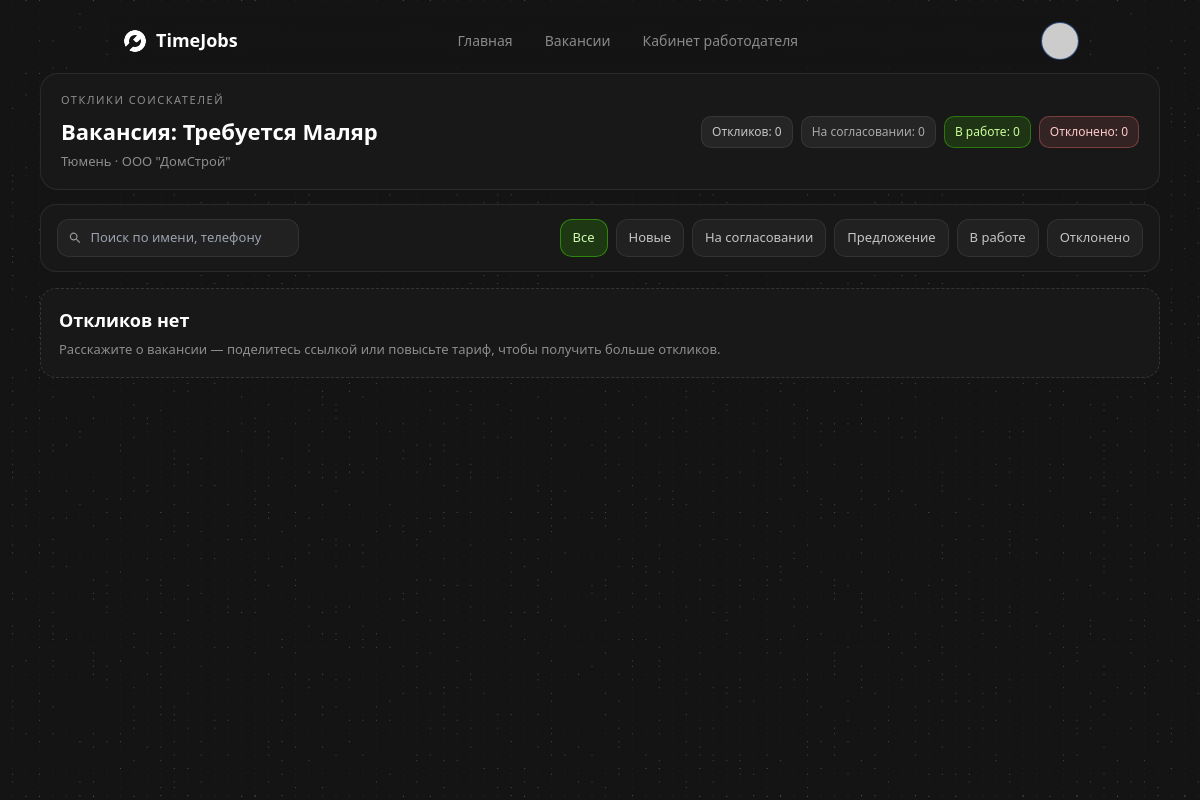
Page /job/4/applications (signed in) on the earlier database version.
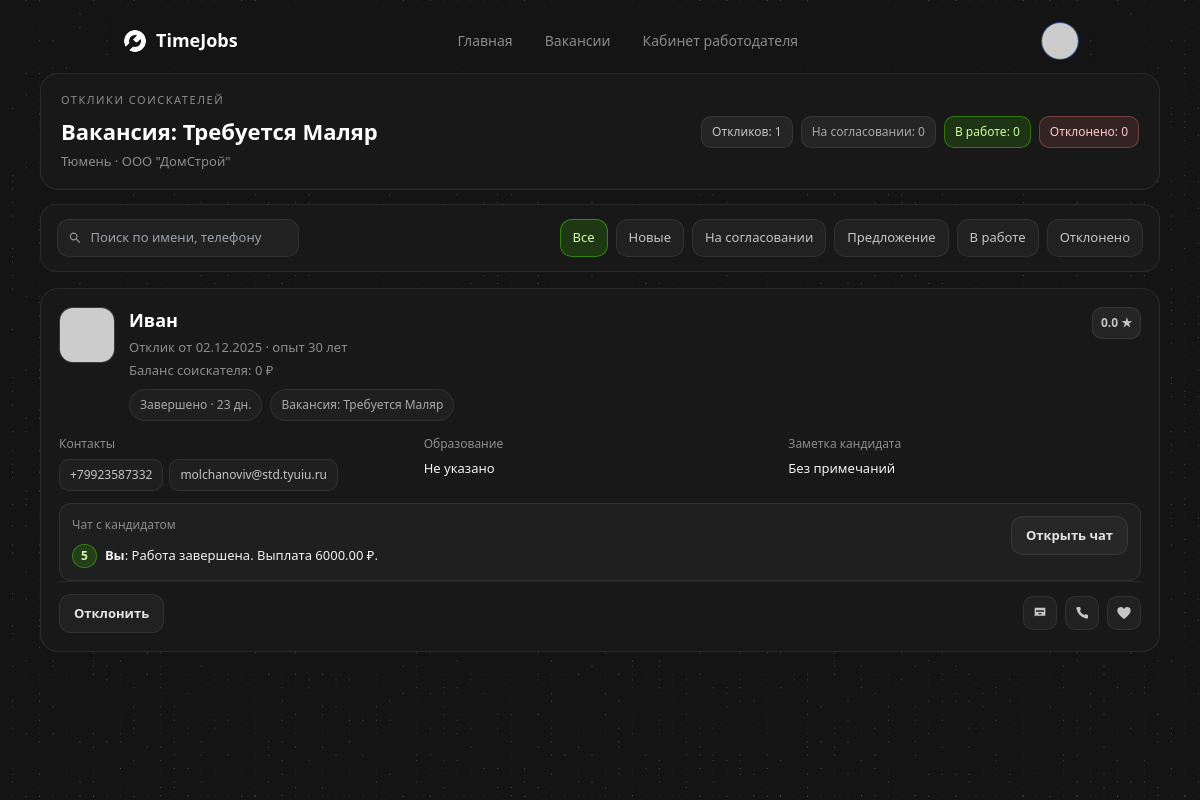
Same page on the later database version.
### app.py (models this page shows)
class Job(db.Model):
    id = db.Column(db.Integer, primary_key=True)
    employer_id = db.Column(db.Integer, db.ForeignKey('user.id'), nullable=False)
    title = db.Column(db.String(200), nullable=False)
    description = db.Column(db.Text)
    city = db.Column(db.String(120))
    specialization = db.Column(db.String(120))
    wage = db.Column(db.Float, default=0)
    pay_type = db.Column(db.String(20), default='shift')  # shift, hourly
    duration_days = db.Column(db.Integer, default=1)
    status = db.Column(db.String(20), default='pending')  # pending, approved, rejected
    created_at = db.Column(db.DateTime, default=datetime.datetime.utcnow)
    view_count = db.Column(db.Integer, default=0)
    experience_level = db.Column(db.String(50))
    employment_type = db.Column(db.String(50))
    tariff = db.Column(db.String(50))
    employer = db.relationship('User', backref='jobs')

class Application(db.Model):
    id = db.Column(db.Integer, primary_key=True)
    job_id = db.Column(db.Integer, db.ForeignKey('job.id'), nullable=False)
    worker_id = db.Column(db.Integer, db.ForeignKey('user.id'), nullable=False)
    note = db.Column(db.Text)
    status = db.Column(db.String(20), default='applied')  # applied, accepted, rejected
    created_at = db.Column(db.DateTime, default=datetime.datetime.utcnow)
    frozen_amount = db.Column(db.Float, default=0)
    work_units = db.Column(db.Integer, default=0)
    job = db.relationship('Job', backref='applications')
    worker = db.relationship('User')
    messages = db.relationship(
        'ChatMessage',
        backref='application',
        lazy=True,
        cascade='all, delete-orphan'
    )
    __table_args__ = (
        UniqueConstraint('job_id', 'worker_id', name='uq_job_worker'),
    )

class User(db.Model, UserMixin):
    id = db.Column(db.Integer, primary_key=True)
    name = db.Column(db.String(120), nullable=False)
    first_name = db.Column(db.String(120))
    last_name = db.Column(db.String(120))
    middle_name = db.Column(db.String(120))
    gender = db.Column(db.String(20))
    city = db.Column(db.String(120))
    birth_date = db.Column(db.Date)
    email = db.Column(db.String(120), unique=True, nullable=False)
    password_hash = db.Column(db.String(255), nullable=False)
    role = db.Column(db.String(20), default='worker')  # worker, employer, moderator
    phone = db.Column(db.String(50))
    education = db.Column(db.String(255))
    exp_years = db.Column(db.Integer, default=0)
    avatar_url = db.Column(db.String(255))
    deposit = db.Column(db.Float, default=0)
    rating = db.Column(db.Float, default=0)
    educations = db.relationship('WorkerEducation', backref='user', lazy=True, cascade='all, delete-orphan')
    experiences = db.relationship('WorkerExperience', backref='user', lazy=True, cascade='all, delete-orphan')
    skills = db.relationship('WorkerSkill', backref='user', lazy=True, cascade='all, delete-orphan')

class ChatMessage(db.Model):
    __tablename__ = 'chat_message'
    id = db.Column(db.Integer, primary_key=True)
    application_id = db.Column(db.Integer, db.ForeignKey('application.id'), nullable=False)
    sender_id = db.Column(db.Integer, db.ForeignKey('user.id'), nullable=False)
    text = db.Column(db.Text, nullable=False)
    created_at = db.Column(db.DateTime, default=datetime.datetime.utcnow)
    is_system = db.Column(db.Boolean, default=False)
    sender = db.relationship('User')

### app.py (the view, shortened to what this page needs)
@app.route('/job/<int:job_id>/applications')
@login_required
def view_job_applications(job_id):
    if not current_user.is_authenticated or current_user.role != 'employer':
        flash('Only employers can view responses.', 'error')
        return redirect(url_for('index'))
    job = Job.query.filter_by(id=job_id, employer_id=current_user.id).first()
    if not job:
        flash('Vacancy not found or does not belong to you.', 'error')
        return redirect(url_for('manage'))
    search = request.args.get('search', '').strip()
    status_filter = request.args.get('status', 'all')
    base_query = Application.query.filter_by(job_id=job.id)
    apps_for_stats = base_query.order_by(Application.created_at.desc()).all()
    apps_query = Application.query.filter_by(job_id=job.id)
    allowed_filters = ('applied', 'awaiting_approval', 'work_offer', 'in_work', 'completed', 'rejected')
    if status_filter in allowed_filters:
        apps_query = apps_query.filter(Application.status == status_filter)
    else:
        status_filter = 'all'
    apps = apps_query.order_by(Application.created_at.desc()).all()
    now = datetime.datetime.utcnow()
    for app_obj in apps:
        created_at = app_obj.created_at or now
        app_obj.waiting_days = max((now - created_at).days, 0)
    status_metrics = dict(
        total=len(apps_for_stats),
        applied=len([a for a in apps_for_stats if a.status == 'applied']),
        approval=len([a for a in apps_for_stats if a.status == 'awaiting_approval']),
        offers=len([a for a in apps_for_stats if a.status == 'work_offer']),
        in_work=len([a for a in apps_for_stats if a.status == 'in_work']),
        completed=len([a for a in apps_for_stats if a.status == 'completed']),
        rejected=len([a for a in apps_for_stats if a.status == 'rejected']),
    )
    chat_meta = {}
    app_ids = [a.id for a in apps]
    if app_ids:
        msgs = ChatMessage.query.filter(ChatMessage.application_id.in_(app_ids)) \
            .order_by(ChatMessage.created_at.desc()).all()
        for msg in msgs:
            meta = chat_meta.setdefault(msg.application_id, {'count': 0, 'last': None})
            meta['count'] += 1
            if meta['last'] is None:
                meta['last'] = msg
    return render_template(
        'applications_for_job.html',
        job=job,
        apps=apps,
        search=search,
        status_filter=status_filter,
        status_metrics=status_metrics,
        chat_meta=chat_meta
    )

### app.py (called while the page is built)
@login_manager.user_loader
def load_user(user_id):
    return User.query.get(int(user_id))

@app.before_request
def _ensure_db_initialized():
    global _db_initialized
    if not _db_initialized:
        init_db()
        _db_initialized = True

### templates/applications_for_job.html (shortened to what the changed rows need)
{% extends "base.html" %}
{% block content %}
<div class="applications-shell bg-dot-pattern-2">
    <div class="profile-inner">
        <div class="apps-hero glass-card">
            <div>
                <p class="eyebrow">Отклики соискателей</p>
                <h1 class="apps-hero__title">Вакансия: {{ job.title }}</h1>
                <p class="apps-hero__meta">
                    {{ job.city or 'Город не указан' }}{% if job.specialization %} · {{ job.specialization }}{% endif %}
                </p>
            </div>
            <div class="apps-hero__chips">
                <span class="apps-chip">Откликов: {{ status_metrics.total }}</span>
                <span class="apps-chip apps-chip--muted">На согласовании: {{ status_metrics.approval }}</span>
                <span class="apps-chip apps-chip--success">В работе: {{ status_metrics.in_work }}</span>
                <span class="apps-chip apps-chip--danger">Отклонено: {{ status_metrics.rejected }}</span>
            </div>
        </div>
        {% if apps %}
        <div class="apps-list">
            {% for a in apps %}
                {% set worker = a.worker %}
                {% set worker_name = worker.name if worker else 'Соискатель не найден' %}
                {% set avatar_src = worker.avatar_url or (worker.avatar if worker and worker.avatar else None) or default_avatar(worker_name) %}
                {% set rating_value = worker.rating if worker and worker.rating is not none else '-' %}
                {% set status_label = {
                    'applied':'Новый',
                    'awaiting_approval':'На согласовании',
                    'work_offer':'Предложение',
                    'in_work':'В работе',
                    'completed':'Завершено',
                    'rejected':'Отклонено'
                }.get(a.status, 'Неизвестно') %}
                {% set status_class = {
                    'applied':'warning',
                    'awaiting_approval':'warning',
                    'work_offer':'info',
                    'in_work':'success',
                    'completed':'muted',
                    'rejected':'danger'
                }.get(a.status, 'muted') %}
                {% set next_url = request.full_path %}
                <article class="apps-card glass-card">
                    <div class="apps-card__header">
                        <div class="apps-avatar">
                            <img src="{{ avatar_src }}" alt="{{ worker_name }}">
                        </div>
                        <div class="apps-card__headline">
                            <div class="apps-card__title">{{ worker_name }}</div>
                            <div class="apps-card__meta">
                                Отклик от {{ a.created_at.strftime('%d.%m.%Y') if a.created_at else 'неизвестно' }}
                                {% if worker and worker.exp_years is not none %}
                                    · опыт {{ worker.exp_years }} {% if worker.exp_years|int == 1 %}год{% elif 2 <= worker.exp_years|int <= 4 %}года{% else %}лет{% endif %}
                                {% endif %}
                            </div>
                            <div class="apps-card__meta">
                                Баланс соискателя: {{ worker.deposit or 0 }} ₽
                            </div>
                            <div class="apps-card__status-row">
                                <span class="apps-status apps-status--{{ status_class }}">
                                    {{ status_label }}{% if a.waiting_days is defined %} · {{ a.waiting_days }} дн.{% endif %}
                                </span>
                                <span class="apps-status apps-status--muted">Вакансия: {{ job.title }}</span>
                            </div>
                        </div>
                        <div class="apps-card__controls">
                            <span class="apps-chip apps-chip--inline">{{ rating_value }} ★</span>
                        </div>
                    </div>
                    <div class="apps-info-grid">
                        <div class="apps-info">
                            <div class="apps-info__label">Контакты</div>
                            <div class="apps-info__value apps-info__value--chips">
                                {% if worker and worker.phone %}<span class="apps-chip apps-chip--ghost">{{ worker.phone }}</span>{% endif %}
                                {% if worker %}<span class="apps-chip apps-chip--ghost">{{ worker.email }}</span>{% endif %}
                            </div>
                        </div>
                        <div class="apps-info">
                            <div class="apps-info__label">Образование</div>
                            <div class="apps-info__value">{{ worker.education if worker and worker.education else 'Не указано' }}</div>
                        </div>
                        <div class="apps-info">
                            <div class="apps-info__label">Заметка кандидата</div>
                            <div class="apps-info__value">{{ a.note or 'Без примечаний' }}</div>
                        </div>
                    </div>
                    <div class="apps-chat chat-preview">
                        <div class="chat-preview__content">
                            <div class="chat-preview__label">Чат с кандидатом</div>
                            {% set chat_info = chat_meta.get(a.id) %}
                            {% set last_text = (chat_info.last.text if chat_info and chat_info.last else '') | replace('\n', ' ') %}
                            {% if chat_info %}
                                <div class="chat-preview__text">
                                    <span class="chat-preview__count">{{ chat_info.count }}</span>
                                    <span class="chat-preview__snippet">
                                        <strong>{{ 'Вы' if chat_info.last.sender_id == current_user.id else worker_name }}</strong>:
                                        {{ last_text[:140] }}{% if last_text|length > 140 %}…{% endif %}
                                    </span>
                                </div>
                            {% else %}
                                <div class="chat-preview__text chat-preview__text--muted">Чат пока пустой</div>
                            {% endif %}
                        </div>
                        {% set chat_allowed = a.status in ['awaiting_approval','work_offer','in_work','completed'] %}
                        {% if chat_allowed %}
                            <a class="apps-btn apps-btn--ghost" href="{{ url_for('application_chat', app_id=a.id) }}">Открыть чат</a>
                        {% else %}
                            <span class="apps-btn apps-btn--ghost" aria-disabled="true" style="opacity:0.6;cursor:not-allowed;">Чат после согласования</span>
                        {% endif %}
                    </div>
                    <div class="apps-card__footer">
                        <div class="apps-actions">
                            <form method="post"
                                  action="{{ url_for('update_application_status', app_id=a.id) }}">
                                <button type="submit" class="apps-btn apps-btn--ghost">Отклонить</button>
                            </form>
                        </div>
                        <div class="apps-icons">
                            {% if worker and worker.phone %}
                            <a class="apps-icon-btn" aria-label="Позвонить" href="tel:{{ worker.phone }}">
                                <svg width="16" height="16" viewBox="0 0 24 24" aria-hidden="true">
                                    <path fill="currentColor" d="M4 4h16v12H5.17L4 17.17zm6 10h4v-2h-4zm-4-6v2h12V8z"/>
                                </svg>
                            </a>
                            {% endif %}
                            {% if worker %}
                            <a class="apps-icon-btn" aria-label="Написать" href="mailto:{{ worker.email }}">
                            </a>
                            {% endif %}
                            <a class="apps-icon-btn" aria-label="Открыть вакансию" href="{{ url_for('vacancy_detail', job_id=job.id) }}">
                                <svg width="16" height="16" viewBox="0 0 24 24" aria-hidden="true">
                                    <path fill="currentColor" d="M12 21.35 10.55 20C5.4 15.36 2 12.28 2 8.5A5.5 5.5 0 0 1 7.5 3a4.9 4.9 0 0 1 4.5 3 4.9 4.9 0 0 1 4.5-3A5.5 5.5 0 0 1 22 8.5c0 3.78-3.4 6.86-8.55 11.54Z"/>
                                </svg>
                            </a>
                        </div>
                    </div>
                </article>
            {% endfor %}
        </div>
        {% else %}
        <div class="glass-card apps-empty">
            <div class="apps-card__title">Откликов нет</div>
            <p class="profile-text" style="color: hsl(var(--twc-grey-400)); margin-top: 6px;">
                Расскажите о вакансии — поделитесь ссылкой или повысьте тариф, чтобы получить больше откликов.
            </p>
        </div>
        {% endif %}
    </div>
</div>
{% endblock %}

Differences in the rows shown:
added Application: created_at "02.12.2025", status_label "Завершено", waiting_days "23", {{ job.title }} "Требуется Маляр", note "Без примечаний", count "5", last "Вы"
now on this page (row unchanged): User: name "Иван", exp_years "30", deposit "0", rating "0.0", phone "+79923587332", email "molchanoviv@std.tyuiu.ru", education "Не указано"
added ChatMessage: text "Работа завершена. Выплата 6000.00 ₽."
Other differences:
{{ status_metrics.total }}: "0" → "1"
text no longer shown: "Откликов нет Расскажите о вакансии — поделитесь ссылкой или повысьте тариф, чтобы получить больше откликов."
